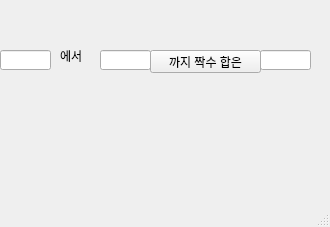
<?xml version="1.0" encoding="UTF-8"?>
<ui version="4.0">
 <class>MainWindow</class>
 <widget class="QMainWindow" name="MainWindow">
  <property name="geometry">
   <rect>
    <x>0</x>
    <y>0</y>
    <width>330</width>
    <height>227</height>
   </rect>
  </property>
  <property name="windowTitle">
   <string>MainWindow</string>
  </property>
  <widget class="QWidget" name="centralwidget">
   <widget class="QLabel" name="label">
    <property name="geometry">
     <rect>
      <x>60</x>
      <y>50</y>
      <width>56</width>
      <height>12</height>
     </rect>
    </property>
    <property name="text">
     <string>에서</string>
    </property>
   </widget>
   <widget class="QLineEdit" name="le1">
    <property name="geometry">
     <rect>
      <x>0</x>
      <y>50</y>
      <width>51</width>
      <height>20</height>
     </rect>
    </property>
   </widget>
   <widget class="QLineEdit" name="le2">
    <property name="geometry">
     <rect>
      <x>100</x>
      <y>50</y>
      <width>51</width>
      <height>20</height>
     </rect>
    </property>
   </widget>
   <widget class="QPushButton" name="pb">
    <property name="geometry">
     <rect>
      <x>150</x>
      <y>50</y>
      <width>111</width>
      <height>23</height>
     </rect>
    </property>
    <property name="text">
     <string>까지 짝수 합은</string>
    </property>
   </widget>
   <widget class="QLineEdit" name="le3">
    <property name="geometry">
     <rect>
      <x>260</x>
      <y>50</y>
      <width>51</width>
      <height>20</height>
     </rect>
    </property>
   </widget>
  </widget>
  <widget class="QMenuBar" name="menubar">
   <property name="geometry">
    <rect>
     <x>0</x>
     <y>0</y>
     <width>330</width>
     <height>21</height>
    </rect>
   </property>
  </widget>
  <widget class="QStatusBar" name="statusbar"/>
 </widget>
 <resources/>
 <connections/>
</ui>
